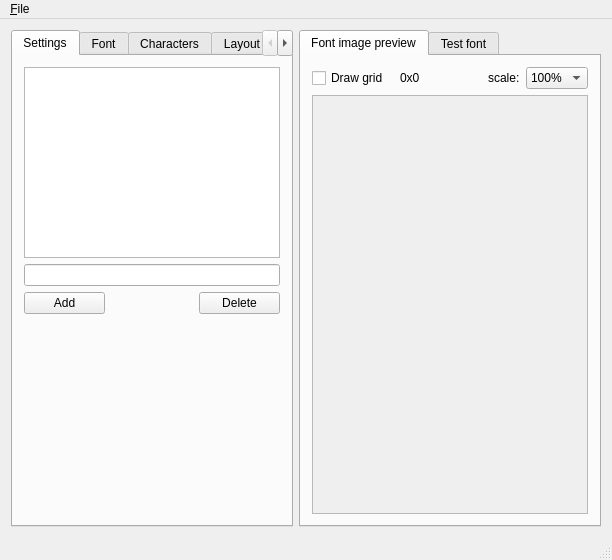
<?xml version="1.0" encoding="UTF-8"?>
<ui version="4.0">
 <author>AndryBlack</author>
 <class>FontBuilder</class>
 <widget class="QMainWindow" name="FontBuilder">
  <property name="geometry">
   <rect>
    <x>0</x>
    <y>0</y>
    <width>612</width>
    <height>560</height>
   </rect>
  </property>
  <property name="windowTitle">
   <string>FontBuilder</string>
  </property>
  <property name="locale">
   <locale language="English" country="UnitedStates"/>
  </property>
  <widget class="QWidget" name="centralWidget">
   <layout class="QHBoxLayout" name="horizontalLayout" stretch="0,1">
    <item>
     <widget class="QTabWidget" name="tabWidget">
      <property name="locale">
       <locale language="English" country="UnitedStates"/>
      </property>
      <property name="currentIndex">
       <number>0</number>
      </property>
      <widget class="QWidget" name="tab_Setting">
       <attribute name="title">
        <string>Settings</string>
       </attribute>
       <layout class="QGridLayout" name="gridLayout_4">
        <item row="0" column="0" colspan="3">
         <layout class="QVBoxLayout" name="verticalLayout">
          <item>
           <widget class="QListView" name="listView"/>
          </item>
          <item>
           <widget class="QLineEdit" name="lineEdit"/>
          </item>
         </layout>
        </item>
        <item row="2" column="1">
         <spacer name="verticalSpacer_5">
          <property name="orientation">
           <enum>Qt::Vertical</enum>
          </property>
          <property name="sizeHint" stdset="0">
           <size>
            <width>20</width>
            <height>200</height>
           </size>
          </property>
         </spacer>
        </item>
        <item row="1" column="0">
         <widget class="QPushButton" name="addBtn">
          <property name="text">
           <string>Add</string>
          </property>
         </widget>
        </item>
        <item row="1" column="2">
         <widget class="QPushButton" name="delBtn">
          <property name="text">
           <string>Delete</string>
          </property>
         </widget>
        </item>
       </layout>
      </widget>
      <widget class="QWidget" name="tab_Font">
       <attribute name="title">
        <string>Font</string>
       </attribute>
       <layout class="QVBoxLayout" name="verticalLayout_2">
        <item>
         <widget class="QGroupBox" name="groupBox_FontSelect">
          <property name="sizePolicy">
           <sizepolicy hsizetype="Minimum" vsizetype="Minimum">
            <horstretch>0</horstretch>
            <verstretch>0</verstretch>
           </sizepolicy>
          </property>
          <property name="title">
           <string>Font</string>
          </property>
          <layout class="QHBoxLayout" name="horizontalLayout_2">
           <item>
            <widget class="FontSelectFrame" name="frameFontSelect" native="true">
             <property name="sizePolicy">
              <sizepolicy hsizetype="Minimum" vsizetype="Minimum">
               <horstretch>0</horstretch>
               <verstretch>0</verstretch>
              </sizepolicy>
             </property>
            </widget>
           </item>
          </layout>
         </widget>
        </item>
        <item>
         <widget class="QGroupBox" name="groupBox">
          <property name="title">
           <string>Options</string>
          </property>
          <layout class="QVBoxLayout" name="verticalLayout_3">
           <item>
            <widget class="FontOptionsFrame" name="frameFontOptions" native="true">
             <property name="sizePolicy">
              <sizepolicy hsizetype="Minimum" vsizetype="Minimum">
               <horstretch>0</horstretch>
               <verstretch>0</verstretch>
              </sizepolicy>
             </property>
            </widget>
           </item>
          </layout>
         </widget>
        </item>
        <item>
         <spacer name="verticalSpacer">
          <property name="orientation">
           <enum>Qt::Vertical</enum>
          </property>
          <property name="sizeHint" stdset="0">
           <size>
            <width>20</width>
            <height>40</height>
           </size>
          </property>
         </spacer>
        </item>
       </layout>
      </widget>
      <widget class="QWidget" name="tab_Charaters">
       <attribute name="title">
        <string>Characters</string>
       </attribute>
       <layout class="QVBoxLayout" name="verticalLayout_4">
        <item>
         <widget class="CharactersFrame" name="frameCharacters" native="true"/>
        </item>
       </layout>
      </widget>
      <widget class="QWidget" name="tab_Layout">
       <attribute name="title">
        <string>Layout</string>
       </attribute>
       <layout class="QVBoxLayout" name="verticalLayout_5">
        <item>
         <widget class="QLabel" name="label">
          <property name="text">
           <string>Layout engine</string>
          </property>
         </widget>
        </item>
        <item>
         <widget class="QComboBox" name="comboBoxLayouter"/>
        </item>
        <item>
         <widget class="LayoutConfigFrame" name="frameLayoutConfig" native="true"/>
        </item>
        <item>
         <spacer name="verticalSpacer_2">
          <property name="orientation">
           <enum>Qt::Vertical</enum>
          </property>
          <property name="sizeHint" stdset="0">
           <size>
            <width>20</width>
            <height>40</height>
           </size>
          </property>
         </spacer>
        </item>
       </layout>
      </widget>
      <widget class="QWidget" name="tab_Output">
       <attribute name="title">
        <string>Output</string>
       </attribute>
       <layout class="QVBoxLayout" name="verticalLayout_7">
        <item>
         <widget class="OutputFrame" name="frameOutput" native="true"/>
        </item>
        <item>
         <widget class="QPushButton" name="pushButtonWriteFont">
          <property name="text">
           <string>Write font</string>
          </property>
         </widget>
        </item>
       </layout>
      </widget>
     </widget>
    </item>
    <item>
     <widget class="QTabWidget" name="tabWidget_2">
      <property name="currentIndex">
       <number>0</number>
      </property>
      <widget class="QWidget" name="tab_Preview">
       <attribute name="title">
        <string>Font image preview</string>
       </attribute>
       <layout class="QGridLayout" name="gridLayout_2" columnstretch="1,1,0,0" columnminimumwidth="0,0,0,0">
        <item row="3" column="0" colspan="4">
         <widget class="QScrollArea" name="scrollArea">
          <property name="widgetResizable">
           <bool>true</bool>
          </property>
          <widget class="QWidget" name="scrollAreaWidgetContents">
           <property name="geometry">
            <rect>
             <x>0</x>
             <y>0</y>
             <width>280</width>
             <height>430</height>
            </rect>
           </property>
           <layout class="QGridLayout" name="gridLayout">
            <item row="4" column="0" colspan="4">
             <spacer name="verticalSpacer_3">
              <property name="orientation">
               <enum>Qt::Vertical</enum>
              </property>
              <property name="sizeHint" stdset="0">
               <size>
                <width>20</width>
                <height>40</height>
               </size>
              </property>
             </spacer>
            </item>
            <item row="0" column="0" colspan="4">
             <spacer name="verticalSpacer_4">
              <property name="orientation">
               <enum>Qt::Vertical</enum>
              </property>
              <property name="sizeHint" stdset="0">
               <size>
                <width>20</width>
                <height>40</height>
               </size>
              </property>
             </spacer>
            </item>
            <item row="2" column="1" colspan="2">
             <widget class="FontDrawWidget" name="widgetFontPreview" native="true"/>
            </item>
            <item row="2" column="3">
             <spacer name="horizontalSpacer">
              <property name="orientation">
               <enum>Qt::Horizontal</enum>
              </property>
              <property name="sizeHint" stdset="0">
               <size>
                <width>40</width>
                <height>20</height>
               </size>
              </property>
             </spacer>
            </item>
            <item row="2" column="0">
             <spacer name="horizontalSpacer_2">
              <property name="orientation">
               <enum>Qt::Horizontal</enum>
              </property>
              <property name="sizeHint" stdset="0">
               <size>
                <width>40</width>
                <height>20</height>
               </size>
              </property>
             </spacer>
            </item>
           </layout>
          </widget>
         </widget>
        </item>
        <item row="1" column="0">
         <widget class="QCheckBox" name="checkBoxDrawGrid">
          <property name="text">
           <string>Draw grid</string>
          </property>
         </widget>
        </item>
        <item row="1" column="1">
         <widget class="QLabel" name="label_ImageSize">
          <property name="text">
           <string>0x0</string>
          </property>
         </widget>
        </item>
        <item row="1" column="2">
         <widget class="QLabel" name="label_2">
          <property name="text">
           <string>scale:</string>
          </property>
         </widget>
        </item>
        <item row="1" column="3">
         <widget class="QComboBox" name="comboBox">
          <property name="layoutDirection">
           <enum>Qt::LeftToRight</enum>
          </property>
          <property name="currentIndex">
           <number>1</number>
          </property>
          <property name="frame">
           <bool>true</bool>
          </property>
          <item>
           <property name="text">
            <string>50%</string>
           </property>
          </item>
          <item>
           <property name="text">
            <string>100%</string>
           </property>
          </item>
          <item>
           <property name="text">
            <string>200%</string>
           </property>
          </item>
          <item>
           <property name="text">
            <string>400%</string>
           </property>
          </item>
          <item>
           <property name="text">
            <string>800%</string>
           </property>
          </item>
         </widget>
        </item>
       </layout>
      </widget>
      <widget class="QWidget" name="tab_TestFont">
       <attribute name="title">
        <string>Test font</string>
       </attribute>
       <layout class="QGridLayout" name="gridLayout_3">
        <item row="0" column="0">
         <widget class="FontTestFrame" name="fontTestFrame" native="true"/>
        </item>
       </layout>
      </widget>
     </widget>
    </item>
   </layout>
  </widget>
  <widget class="QMenuBar" name="menuBar">
   <property name="geometry">
    <rect>
     <x>0</x>
     <y>0</y>
     <width>612</width>
     <height>21</height>
    </rect>
   </property>
   <widget class="QMenu" name="menu_File">
    <property name="title">
     <string>&amp;File</string>
    </property>
    <addaction name="action_Open"/>
   </widget>
   <addaction name="menu_File"/>
  </widget>
  <widget class="QStatusBar" name="statusBar"/>
  <action name="action_Open">
   <property name="text">
    <string>&amp;Open</string>
   </property>
  </action>
 </widget>
 <layoutdefault spacing="6" margin="11"/>
 <customwidgets>
  <customwidget>
   <class>FontSelectFrame</class>
   <extends>QWidget</extends>
   <header>fontselectframe.h</header>
   <container>1</container>
  </customwidget>
  <customwidget>
   <class>FontOptionsFrame</class>
   <extends>QWidget</extends>
   <header>fontoptionsframe.h</header>
   <container>1</container>
  </customwidget>
  <customwidget>
   <class>CharactersFrame</class>
   <extends>QWidget</extends>
   <header>charactersframe.h</header>
   <container>1</container>
  </customwidget>
  <customwidget>
   <class>LayoutConfigFrame</class>
   <extends>QWidget</extends>
   <header>layoutconfigframe.h</header>
   <container>1</container>
  </customwidget>
  <customwidget>
   <class>OutputFrame</class>
   <extends>QWidget</extends>
   <header>outputframe.h</header>
   <container>1</container>
  </customwidget>
  <customwidget>
   <class>FontTestFrame</class>
   <extends>QWidget</extends>
   <header>fonttestframe.h</header>
   <container>1</container>
  </customwidget>
  <customwidget>
   <class>FontDrawWidget</class>
   <extends>QWidget</extends>
   <header>fontdrawwidget.h</header>
   <container>1</container>
  </customwidget>
 </customwidgets>
 <resources/>
 <connections/>
 <slots>
  <slot>fontParametersChanged()</slot>
  <slot>requestFontsDirChange()</slot>
 </slots>
</ui>
